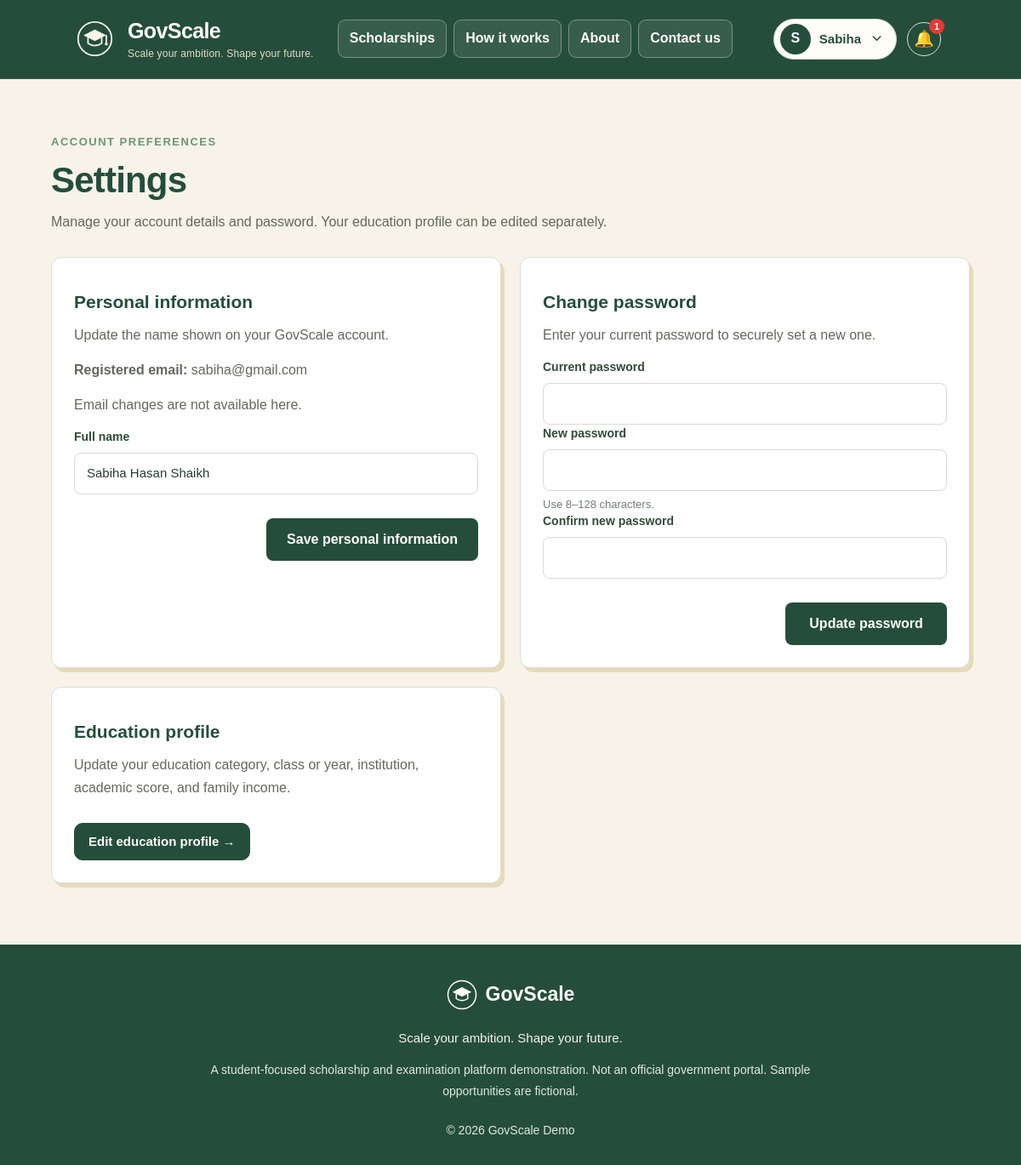
Screenshot of /settings (signed in) with the database file from the repository.
### app.py (models this page shows, shortened)
class User(UserMixin, db.Model):
    id = db.Column(db.Integer, primary_key=True)
    full_name = db.Column(db.String(100), nullable=False)
    email = db.Column(db.String(254), unique=True, nullable=False, index=True)
    password_hash = db.Column(db.String(255), nullable=False)
    education_level = db.Column(db.String(30), nullable=False)
    indian_citizen_declared = db.Column(
        db.Boolean, nullable=False, default=False
    )
    is_admin = db.Column(db.Boolean, nullable=False, default=False)

### app.py (the view, shortened to what this page needs)
@app.route("/settings", methods=["GET", "POST"])
@student_required
def settings():
    account_form = SettingsForm()
    password_form = ChangePasswordForm()
    if request.method == "GET":
        account_form.full_name.data = current_user.full_name
    return render_template(
        "settings.html",
        account_form=account_form,
        password_form=password_form,
    )

### app.py (shortened to what this page needs)
class SettingsForm(FlaskForm):
    full_name = StringField(
        "Full name",
        validators=[DataRequired(), Length(min=2, max=100)],
    )
    submit = SubmitField("Save personal information")

class ChangePasswordForm(FlaskForm):
    current_password = PasswordField(
        "Current password",
        validators=[DataRequired()],
    )
    new_password = PasswordField(
        "New password",
        validators=[
            DataRequired(),
            Length(min=8, max=128, message="Use 8–128 characters."),
        ],
    )
    confirm_password = PasswordField(
        "Confirm new password",
        validators=[
            DataRequired(),
            EqualTo("new_password", message="Passwords must match."),
        ],
    )
    submit = SubmitField("Update password")

### app.py (called while the page is built)
def notify_user(user_id, title, message, link=None):
    db.session.add(
        UserNotification(
            user_id=user_id,
            title=title,
            message=message,
            link=link,
        )
    )

def dispatch_notification(user_id, event_key, title, message, link=None):
    if NotificationDispatch.query.filter_by(event_key=event_key).first():
        return False
    try:
        with db.session.begin_nested():
            db.session.add(NotificationDispatch(event_key=event_key))
            db.session.flush()
            notify_user(user_id, title, message, link)
        return True
    except IntegrityError:
        return False

@app.template_filter("ist_datetime")
def ist_datetime(value, fmt="%d %b %Y, %I:%M %p"):
    if value is None:
        return ""
    if value.tzinfo is None:
        value = value.replace(tzinfo=ZoneInfo("UTC"))
    return value.astimezone(ZoneInfo("Asia/Kolkata")).strftime(fmt)

@login_manager.user_loader
def load_user(user_id):
    try:
        return db.session.get(User, int(user_id))
    except (TypeError, ValueError):
        return None

def student_required(view):
    @wraps(view)
    @login_required
    def wrapped_view(*args, **kwargs):
        if current_user.is_admin:
            return redirect(url_for("admin_dashboard"))
        return view(*args, **kwargs)
    return wrapped_view

@app.before_request
def update_opportunity_lifecycles():
    process_lifecycle_transitions()

### templates/settings.html (shortened to what this page needs)
{% extends "base.html" %}
{% block content %}
<section class="dashboard-section">
    <span class="section-kicker">ACCOUNT PREFERENCES</span>
    <h1>Settings</h1>
    <p class="dashboard-intro">Manage your account details and password. Your education profile can be edited separately.</p>
    <div class="dashboard-grid dashboard-quick-links">
        <article class="dashboard-card">
            <h2>Personal information</h2>
            <p>Update the name shown on your GovScale account.</p>
            <p><strong>Registered email:</strong> {{ current_user.email }}</p>
            <p class="profile-help">Email changes are not available here.</p>
            <form method="POST">
                <div class="profile-field">
                    {{ account_form.full_name.label(class="profile-label") }}
                    {{ account_form.full_name(class="profile-control", autocomplete="name") }}
                </div>
                <div class="profile-form-actions">
                    {{ account_form.submit(class="profile-submit") }}
                </div>
            </form>
        </article>
        <article class="dashboard-card">
            <h2>Change password</h2>
            <p>Enter your current password to securely set a new one.</p>
            <form method="POST">
                <div class="profile-field">
                    {{ password_form.current_password.label(class="profile-label") }}
                    {{ password_form.current_password(class="profile-control", autocomplete="current-password") }}
                </div>
                <div class="profile-field">
                    {{ password_form.new_password.label(class="profile-label") }}
                    {{ password_form.new_password(class="profile-control", autocomplete="new-password") }}
                    <small class="profile-help">Use 8–128 characters.</small>
                </div>
                <div class="profile-field">
                    {{ password_form.confirm_password.label(class="profile-label") }}
                    {{ password_form.confirm_password(class="profile-control", autocomplete="new-password") }}
                </div>
                <div class="profile-form-actions">
                    {{ password_form.submit(class="profile-submit") }}
                </div>
            </form>
        </article>
        <article class="dashboard-card">
            <h2>Education profile</h2>
            <p>Update your education category, class or year, institution, academic score, and family income.</p>
            <a class="text-link" href="{{ url_for('student_profile') }}">Edit education profile →</a>
        </article>
    </div>
</section>
{% endblock %}

### templates/base.html (shortened to what this page needs)
<!DOCTYPE html>
<html lang="en">
<head>
    <link rel="stylesheet"
          href="{{ url_for('static', filename='css/style.css') }}">
</head>
<body>
    <header class="site-header">
        <nav class="navbar" aria-label="Main navigation">
            <a href="{{ url_for('home') }}" class="brand"
               aria-label="GovScale home">
                <span class="brand-emblem" aria-hidden="true">
                </span>
                <span class="brand-copy">
                    <span class="brand-name">GovScale</span>
                    <span class="brand-tagline">
                        Scale your ambition. Shape your future.
                    </span>
                </span>
            </a>
            <div class="nav-links" id="primary-navigation">
                {% if current_user.is_authenticated and current_user.is_admin %}
                    <a href="{{ url_for('admin_dashboard') }}">Admin Dashboard</a>
                {% else %}
                    <a href="{{ url_for('home') }}#scholarships">Scholarships</a>
                    <a href="{{ url_for('home') }}#how-it-works">How it works</a>
                    <a href="{{ url_for('home') }}#about">About</a>
                    <a href="{{ url_for('home') }}#contact">Contact us</a>
                {% endif %}
            </div>
            <div class="nav-actions">
                {% if current_user.is_authenticated %}
                    <div class="profile-dropdown">
                        <button type="button"
                                class="profile-dropdown-toggle"
                                id="profile-menu-toggle"
                                aria-expanded="false"
                                aria-controls="profile-menu">
                            <span class="profile-avatar" aria-hidden="true">
                                {{ current_user.full_name[:1]|upper }}
                            </span>
                            <span class="profile-toggle-name">
                                {{ current_user.full_name.split()[0] }}
                            </span>
                            <svg class="profile-chevron"
                                 viewBox="0 0 20 20"
                                 aria-hidden="true">
                                <path d="m5 7 5 5 5-5"
                                      fill="none"
                                      stroke="currentColor"
                                      stroke-width="1.8"
                                      stroke-linecap="round"
                                      stroke-linejoin="round"/>
                            </svg>
                        </button>
                    </div>
<div class="notification-dropdown">
                        <button type="button"
                                class="notification-toggle"
                                id="notification-menu-toggle"
                                aria-expanded="false"
                                aria-controls="notification-menu">
                            <span aria-hidden="true">🔔</span>
                            {% if notification_unread_count %}
                            <span class="notification-badge">{{ notification_unread_count }}</span>
                            {% endif %}
                        </button>
                    </div>
                {% endif %}
            </div>
        </nav>
    </header>
    <main>
        {% block content %}{% endblock %}
    </main>
    <footer class="site-footer">
        <div class="footer-inner">
            <a href="{{ url_for('home') }}" class="footer-brand">
                <span class="footer-brand-emblem" aria-hidden="true">
                </span>
                <span>GovScale</span>
            </a>
            <p class="footer-tagline">
                Scale your ambition. Shape your future.
            </p>
            <p class="footer-disclaimer">
                A student-focused scholarship and examination platform demonstration.
                Not an official government portal. Sample opportunities are fictional.
            </p>
            <p class="footer-copyright">
                &copy; 2026 GovScale Demo
            </p>
        </div>
    </footer>
</body>
</html>

### rows the page displays
User: full_name "S", full_name "Sabiha", email "sabiha@gmail.com", full_name "Sabiha Hasan Shaikh"

### other values shown
{{ notification_unread_count }} "1"
{{ account_form.full_name.label(class="profile-label") }} "Full name"
{{ password_form.current_password.label(class="profile-label") }} "Current password"
{{ password_form.new_password.label(class="profile-label") }} "New password"
{{ password_form.confirm_password.label(class="profile-label") }} "Confirm new password"
